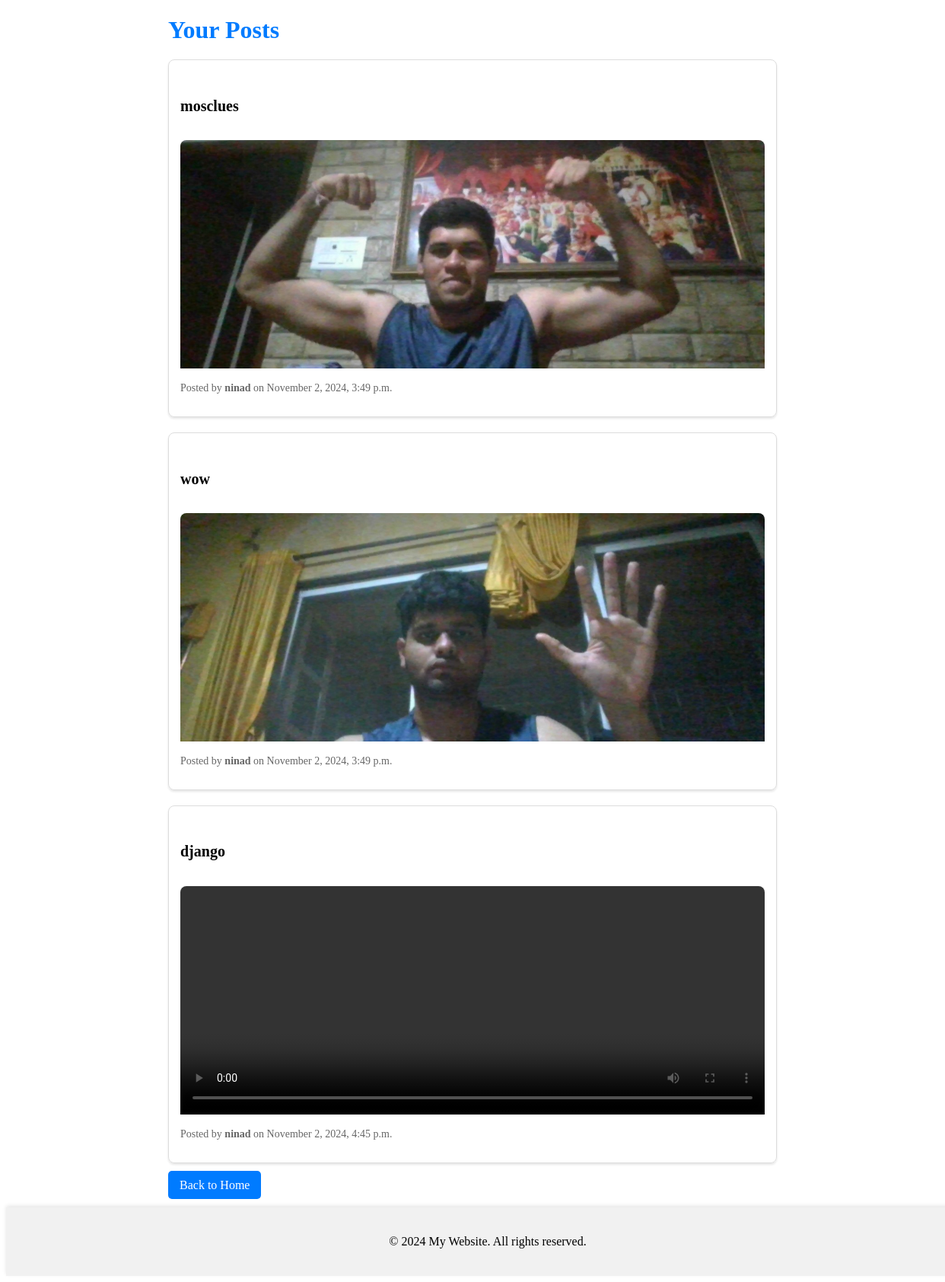
/your-posts/ (signed in), run on the app's committed database.
### home/models.py (models this page shows, shortened)
class Post(models.Model):
    user = models.ForeignKey(User, on_delete=models.CASCADE)
    content_image = models.ImageField(upload_to='post_images/', blank=True, null=True)  # Field for images
    content_video = models.FileField(upload_to='post_videos/', blank=True, null=True)  # Field for videos
    caption = models.TextField()
    created_at = models.DateTimeField(auto_now_add=True)

### home/views.py (the view)
# urls.py: path('your-posts/', view_posts, name='view_posts'),
@login_required
def view_posts(request):
    user_posts = Post.objects.filter(user=request.user)  # Fetch posts created by the logged-in user
    return render(request, 'view_posts.html', {'user_posts': user_posts})

### home/templates/view_posts.html (shortened to what this page needs)
{% extends 'base.html' %}
{% block start %}
    <div class="container mt-5">
        <h1 class="mb-4">Your Posts</h1>
        {% for post in user_posts %}
            <div class="card mb-3 shadow-sm">
                <div class="card-body">
                    <h5 class="card-title">{{ post.caption }}</h5>
                    {% if post.content_image %}
                        <img src="{{ post.content_image.url }}" class="card-img-top" alt="Post Image" style="object-fit: cover; height: 300px;">
                    {% elif post.content_video %}
                        <video controls class="card-img-top" style="height: 300px; object-fit: cover;">
                            <source src="{{ post.content_video.url }}" type="video/mp4">
                        </video>
                    {% endif %}
                    <p class="card-text mt-2">Posted by <strong>{{ post.user.username }}</strong> on {{ post.created_at|date:"F j, Y, g:i a" }}</p>
                </div>
            </div>
        {% empty %}
            <div class="alert alert-info" role="alert">No posts available.</div>
        {% endfor %}
        <a href="{% url 'home' %}" class="btn btn-primary">Back to Home</a>
    </div>
{% endblock %}

### public/static/css/style.css (style rules this page uses)
.btn { padding: 10px 15px; font-size: 16px; border: none; border-radius: 5px; background-color: #007bff; color: white; text-decoration: none; transition: background-color 0.3s ease; }
.card { border: 1px solid #ddd; border-radius: 8px; box-shadow: 0 2px 3px rgba(0, 0, 0, 0.1); margin-bottom: 20px; overflow: hidden; }
.card-body { padding: 15px; }
.card-title { font-size: 20px; font-weight: bold; }
.card-text { font-size: 14px; color: #666; }
h1 { color: #007bff; margin-bottom: 20px; }
.container { max-width: 800px; margin: auto; }
.card-img-top { border-top-left-radius: 8px; border-top-right-radius: 8px; width: 100%; }

### data on the page
Post: caption "mosclues", content_image (picture), user.username "ninad", created_at "November 2, 2024, 3:49 p.m."
Post: caption "wow", content_image (picture), user.username "ninad", created_at "November 2, 2024, 3:49 p.m."
Post: caption "django", user.username "ninad", created_at "November 2, 2024, 4:45 p.m."
